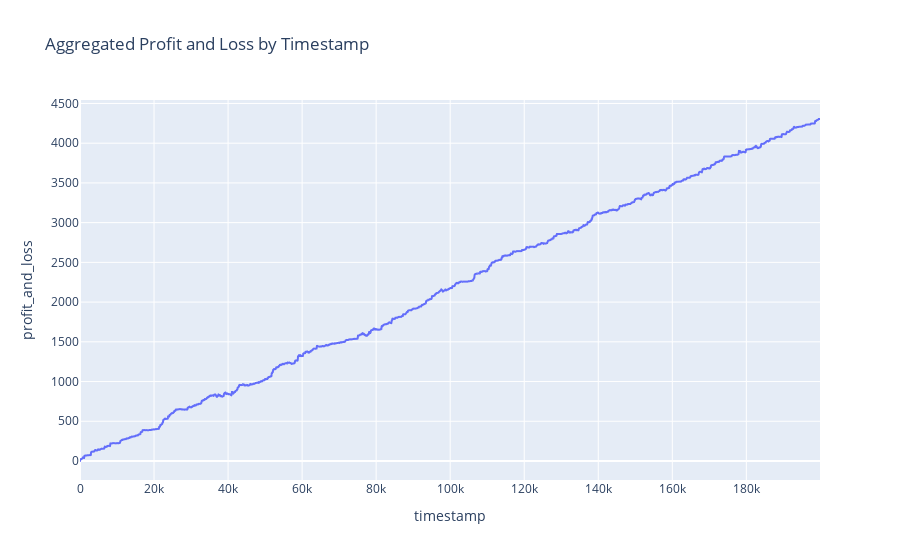

Here is the notebook cell this chart was saved with:
### Code cell
# Group by timestamp and sum the profit_and_loss column
aggregated_data = market_data.groupby('timestamp')['profit_and_loss'].sum().reset_index()

# Plot the aggregated profit_and_loss for each timestamp
fig = px.line(aggregated_data, x='timestamp', y='profit_and_loss', title='Aggregated Profit and Loss by Timestamp')
fig.show()

### Figure 1 — Plotly figure (JSON) as saved in the notebook; plotly's stock layout.template omitted (floating-point values rounded to 4 significant figures; data arrays with more than 128 entries replaced by an {"elided": "..."} marker saying what was removed)
{"data": [{"hovertemplate": "timestamp=%{x}<br>profit_and_loss=%{y}<extra></extra>", "legendgroup": "", "line": {"color": "#636efa", "dash": "solid"}, "marker": {"symbol": "circle"}, "mode": "lines", "name": "", "showlegend": false, "type": "scattergl", "x": {"elided": "2000 int values"}, "xaxis": "x", "y": {"elided": "2000 float values"}, "yaxis": "y"}], "layout": {"legend": {"tracegroupgap": 0}, "title": {"text": "Aggregated Profit and Loss by Timestamp"}, "xaxis": {"anchor": "y", "domain": [0, 1], "title": {"text": "timestamp"}}, "yaxis": {"anchor": "x", "domain": [0, 1], "title": {"text": "profit_and_loss"}}}}
